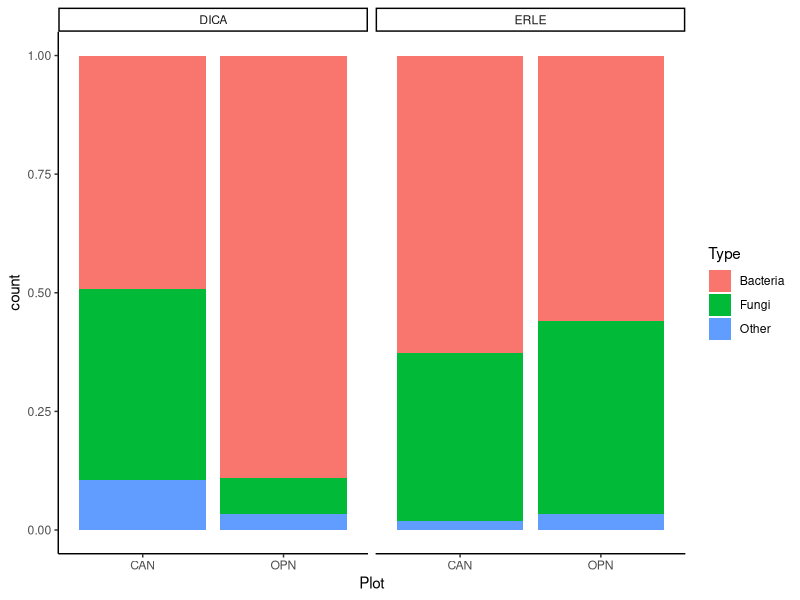
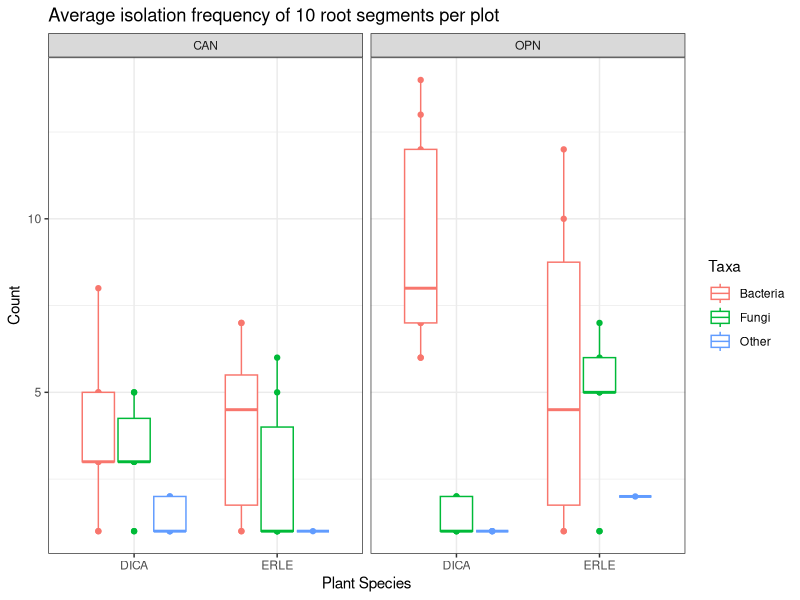

Source code (R) for these figures, in order:
#Monsoon Endophyte Culture Collection

#Data Exploration
#Taylor Portman
#20OCT22

#Read in libraries
library(dplyr)
library(ggplot2)

#Set workind directory
setwd("/Volumes/GoogleDrive/My Drive/projects/MastersThesis/R/SRER_FieldExperiment")

#Read in data
dat<-read.csv("data_clean/MonsoonMorphotypes_Clean.csv")

#Figure save file path
figures= 'MonsoonEndophyte_CultureCollection/figures'

# Data Exploration --------------------------------------------------------
morphotypes<-dat%>%
  na.omit()

count.morph<- morphotypes%>%
  count(Morphotype, PlantOrigin, Plot,Type)

isolation.freq.all<- morphotypes%>%
  count(PlantOrigin, Plot, MesquiteNum, CulturePlate, Type)

isolation.freq<- morphotypes%>%
  count(PlantOrigin, Plot, Type)

fig1<-ggplot(isolation.freq.all, aes(PlantOrigin, n, color=Type))+
  geom_point(position= position_dodge(width=0.75))+
  geom_boxplot()+
  facet_wrap(~Plot)+
  theme_bw()+
  labs(title="Average isolation frequency of 10 root segments per plot", 
       x= "Plant Species", y= "Count", 
       color= "Taxa")
#Save to figures folder
fileName = paste(figures, 'IsolationFrequency_byType.png',sep = '/')
ggsave(fileName, fig1, dpi = 800,width= 18, height=12, units=c('cm'))

ggplot(morphotypes,aes(Plot, fill=Type))+
  geom_bar(position="fill")+
  facet_wrap(~PlantOrigin)+
  theme_classic()
#More bacteria in open plots than canopy plots for DICA




